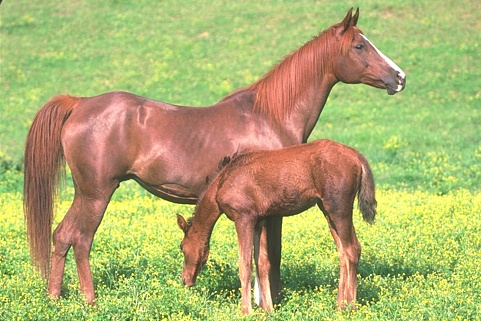
%> input picture projeto1/data/113044.jpg, 481 x 321 px
$ octave q3.m   (GNU Octave 9; MATLAB toolbox functions it lacks are replaced by stand-ins)
%> lines starting %> are read from the running program, lines starting %| are printed output that depends on the picture; in (x1, y1, x2, y2) boxes, pixels count from 0 and x2, y2 are one past the last pixel; in counts of white or black regions, pixels touching at a corner belong together; the program's own positions count from 1
%% ========================================================
% [IN0996] Vis鉶 Computacional - Projeto 1
%  Quest鉶 3
%
% References:
% https://www.mathworks.com/help/images/examples/color-based-segmentation-using-k-means-clustering.html
%
% Aluno: Saulo Pereira (scrps@cin.ufpe.br)
% =========================================================

close all;
clear all;

%% Input data:

im = im2double(imread('./data/113044.jpg'));

%% Color space change:

cform = makecform('srgb2lab');
lab_im = applycform(im,cform);
%> lab_im: size 321x481x3 double; mean of channels 1, 2, 3 70.5, -6.6, 33
% imshow(lab_im);

ab = double(lab_im(:,:,2:3));
nrows = size(ab,1);
%> nrows = 321
ncols = size(ab,2);
%> ncols = 481
ab = reshape(ab,nrows*ncols,2);

% RGB test:
% rgb = double(im);
% [nrows, ncols, ~] = size(rgb);
% rgb = reshape(rgb,nrows*ncols,3);

%% K-means segmentation
nClusters = 2;
% repeat the clustering 3 times to avoid local minima
[cluster_idx, ~] = kmeans(ab,nClusters,'Distance','sqEuclidean', ...
                          'Replicates', 5);

pixel_labels = reshape(cluster_idx, nrows, ncols);
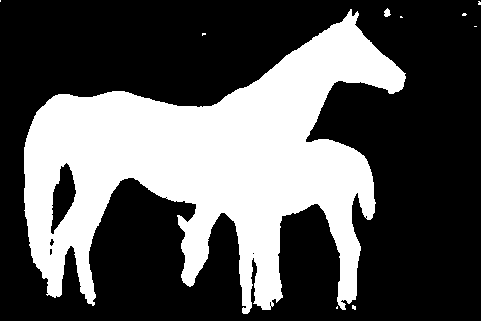
%> pixel_labels: size 321x481 double; values 1 (black) and 2 (white), 34.1% white; 10 white regions (8 under 20 px), largest, box (x1, y1, x2, y2) and area: (24, 9, 406, 314) 52622, (384, 8, 391, 17) 42
pixel_labels = pixel_labels - 1;

imshow(pixel_labels,[]);
title('labels returned');

% figure;
% imshow((~(pixel_labels-1)).*im);

%% Post processing:

% Select the biggest region.
CC = bwconncomp(pixel_labels);
%> CC = 10 connected components
numPixels = cellfun(@numel,CC.PixelIdxList);
%> numPixels = [2 52622 9 5 16 42 5 12 3 10]
[biggest,idx] = max(numPixels);
%> biggest = 52622; idx = 2
labels = zeros(size(pixel_labels));
labels(CC.PixelIdxList{idx}) = 1;
%> labels: size 321x481 double; values 0 (black) and 1 (white), 34.1% white; 1 white region, box (x1, y1, x2, y2) and area: (24, 9, 406, 314) 52622
% labels = pixel_labels - labels;
imshow(labels);

% Generate contour
b = bwboundaries(labels);
%> b = 8 boundaries; box (x1, y1, x2, y2) and points: (24, 9, 406, 314) 2029, (51, 163, 76, 234) 147, (50, 239, 54, 246) 14, (50, 249, 52, 255) 12, (270, 302, 271, 306) 7, (366, 216, 367, 218) 3, (166, 197, 167, 198) 2, (253, 253, 254, 254) 2
% dist(k) = length(b);
imshow(im), hold on;
for x = 1:numel(b)
if length(b{x}) > 100
  plot(b{x}(:,2), b{x}(:,1), 'r', 'Linewidth', 3)
end
end
%> this loop made 8 passes
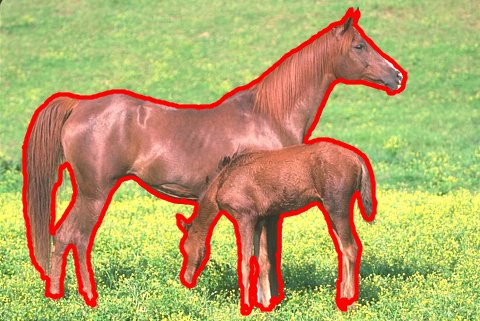
%> figure redrawn from the program's plot data

$ run again, with projeto1/data/42049.jpg copied over projeto1/data/113044.jpg
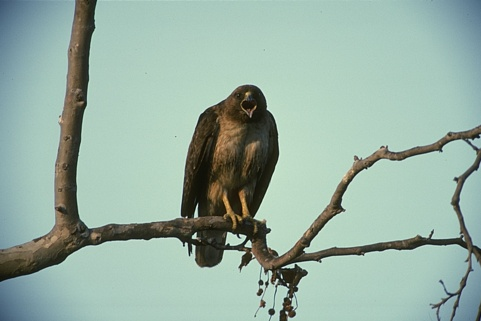
%> input picture projeto1/data/42049.jpg, 481 x 321 px
%> lab_im: size 321x481x3 double; mean of channels 1, 2, 3 68.7, -10.1, 3.5
%> `pixel_labels = reshape(cluster_idx, nrows, ncols);`:
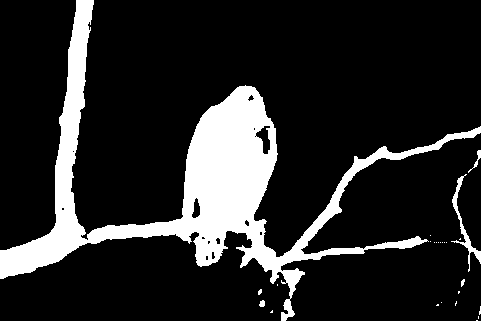
%> pixel_labels: size 321x481 double; values 1 (black) and 2 (white), 15.7% white; 25 white regions (20 under 20 px), largest, box (x1, y1, x2, y2) and area: (0, 0, 481, 321) 23651, (451, 174, 481, 272) 449, (468, 150, 481, 173) 61, (259, 300, 265, 307) 33, (461, 279, 465, 287) 21
%> CC = 25 connected components
%> numPixels = 25 values, max 23651 at index 1, min 1 at index 6, mean 971.5
%> biggest = 23651; idx = 1
%> labels: size 321x481 double; values 0 (black) and 1 (white), 15.3% white; 1 white region, box (x1, y1, x2, y2) and area: (0, 0, 481, 321) 23651
%> b = 15 boundaries; largest, box (x1, y1, x2, y2) and points: (0, 0, 481, 321) 2392, (256, 126, 270, 154) 73, (192, 198, 200, 218) 42, (212, 252, 215, 259) 15, (216, 238, 220, 244) 14
%> the loop `for x = 1:numel(b)` made 15 passes
%> after the loop `for x = 1:numel(b)`:
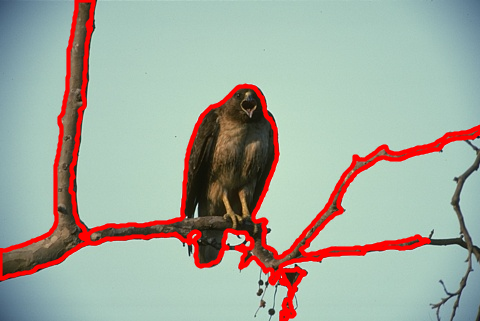
%> figure redrawn from the program's plot data

$ run again, with projeto1/data/69020.jpg copied over projeto1/data/113044.jpg
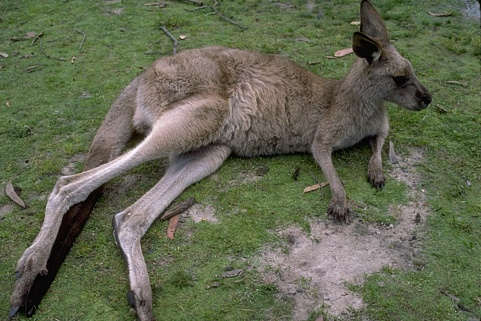
%> input picture projeto1/data/69020.jpg, 481 x 321 px
%> lab_im: size 321x481x3 double; mean of channels 1, 2, 3 42.7, -5.2, 12.3
%> `pixel_labels = reshape(cluster_idx, nrows, ncols);`:
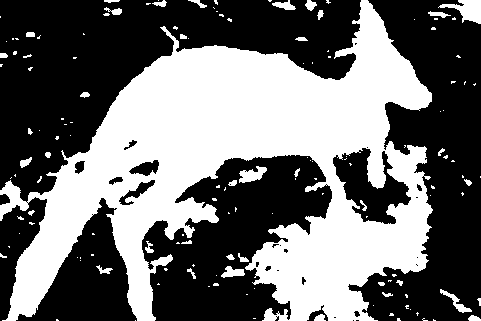
%> pixel_labels: size 321x481 double; values 1 (black) and 2 (white), 43.2% white; 143 white regions (104 under 20 px), largest, box (x1, y1, x2, y2) and area: (0, 0, 433, 321) 63324, (438, 0, 481, 24) 517, (239, 166, 267, 183) 275
%> CC = 143 connected components
%> numPixels = 143 values, max 63324 at index 4, min 1 at index 6, mean 465.9
%> biggest = 63324; idx = 4
%> labels: size 321x481 double; values 0 (black) and 1 (white), 41% white; 1 white region, box (x1, y1, x2, y2) and area: (0, 0, 433, 321) 63324
%> b = 28 boundaries; largest, box (x1, y1, x2, y2) and points: (0, 0, 433, 321) 2914, (333, 148, 411, 224) 372, (119, 180, 155, 205) 105, (129, 160, 159, 176) 72, (75, 161, 85, 174) 35
%> the loop `for x = 1:numel(b)` made 28 passes
%> after the loop `for x = 1:numel(b)`:
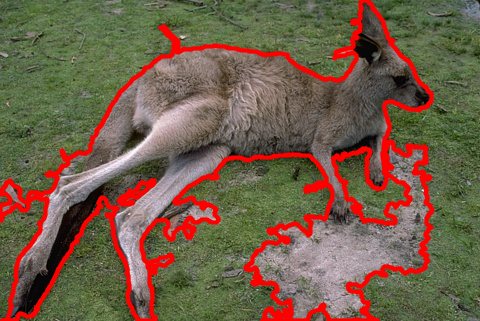
%> figure redrawn from the program's plot data
